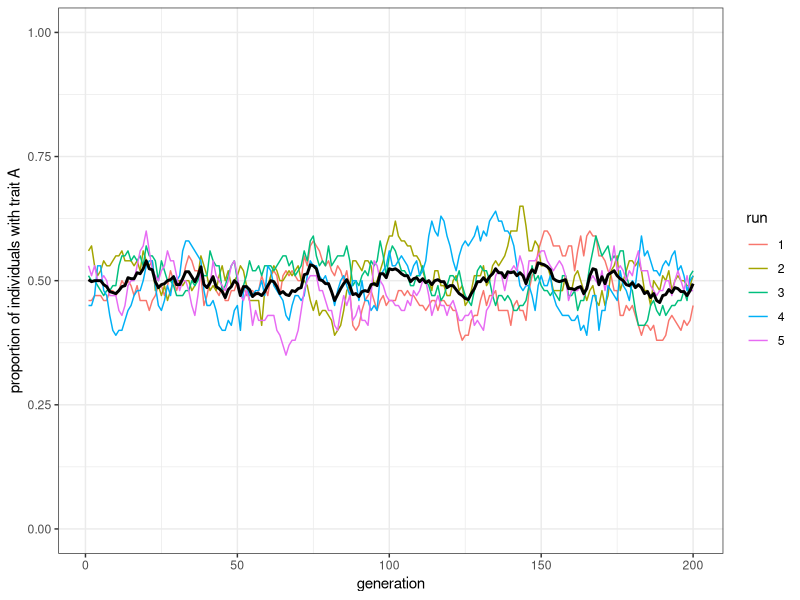
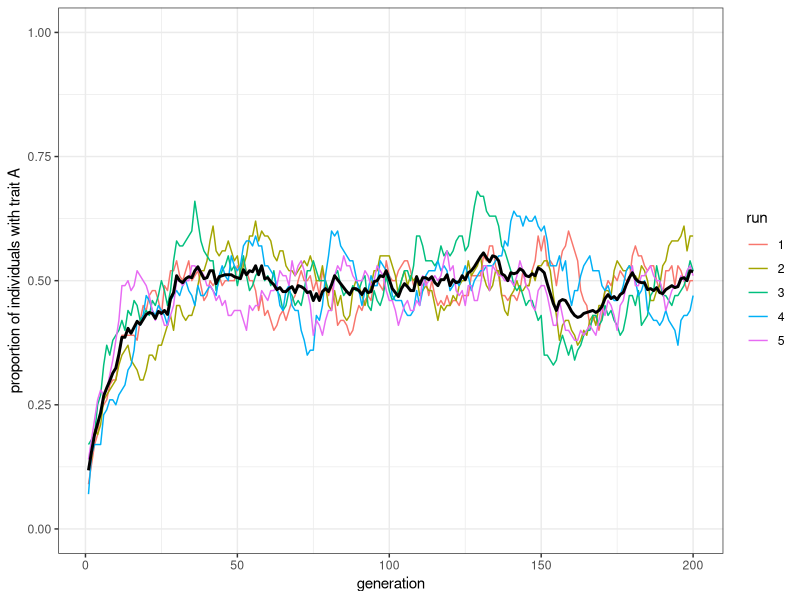
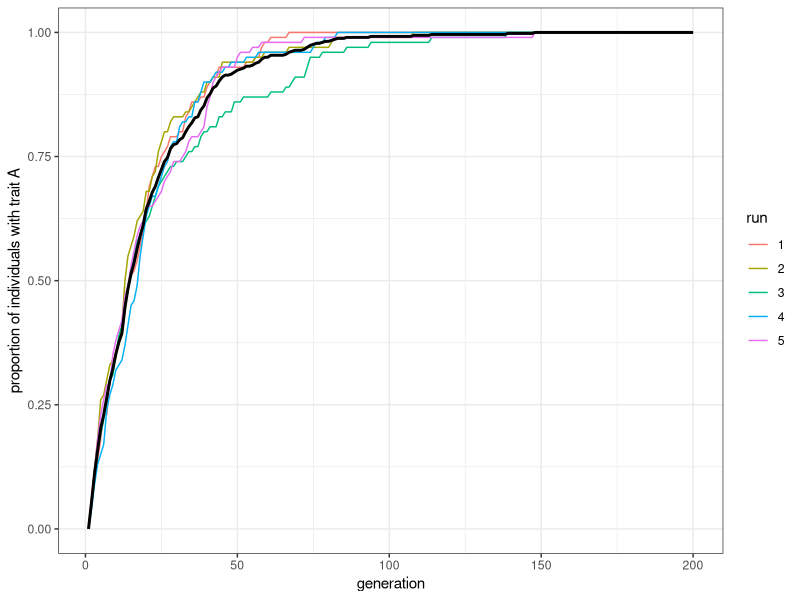
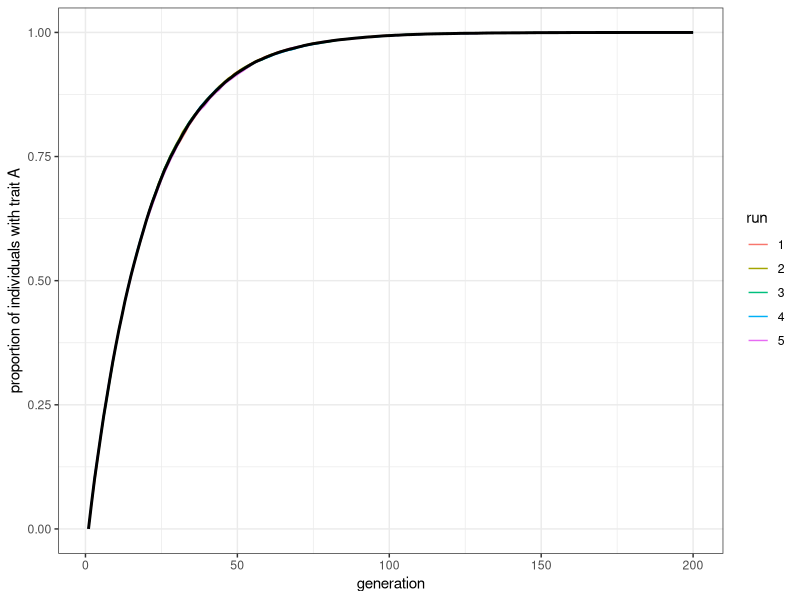
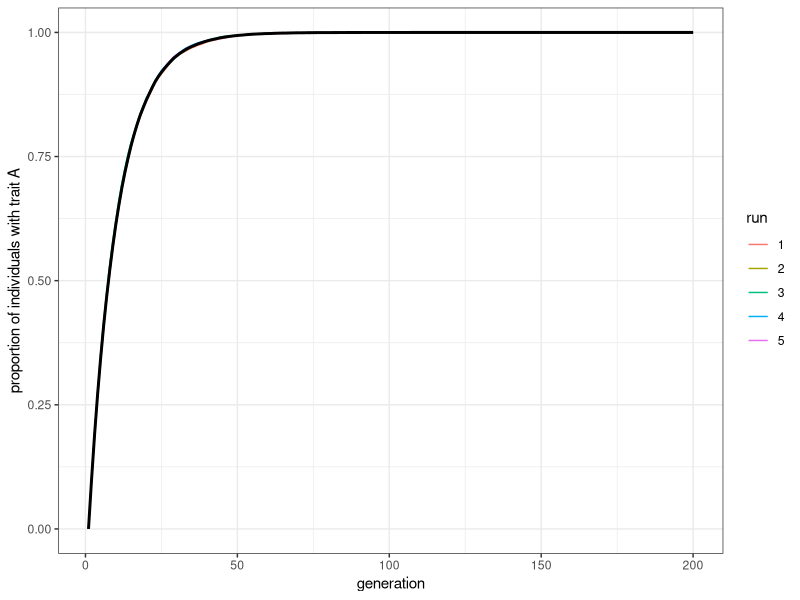

These figures' R source, in order:
## ---- chunk 1
library(tidyverse)

model_unbiased_mutation <- function(
  population_size,
  initial_proportion_of_trait_a,
  mutation_rate, 
  generations,
  runs) {
  output <- tibble(
    run = factor(), 
    generation = numeric(), 
    proportion_of_trait_a = numeric()
  )
  for (run in 1:runs) {
    # 1回の試行の結果を保管するtibbleを初期化
    output_single_run <- tibble(
      run = rep(run, generations) |> as.factor(), 
      generation = 1:generations, 
      proportion_of_trait_a = rep(NA, generations)
    )
    # 第1世代
    population <- sample(
      c("A", "B"), 
      population_size, replace = TRUE, 
      prob = c(initial_proportion_of_trait_a, 1 - initial_proportion_of_trait_a)
    )
    # 第1世代のproportion_of_trait_aを計算
    proportion_of_trait_a <- sum(population == "A") / population_size
    output_single_run$proportion_of_trait_a[1] <- proportion_of_trait_a
    for (generation in 2:generations) {
      # 前タイムステップまでのpopulationベクトルをprevious_populationに移し替える
      previous_population <- population
      # 変異する個人('mutant')を決める
      is_mutant <- sample(
        c(TRUE, FALSE), 
        population_size, 
        prob = c(mutation_rate, 1 - mutation_rate),
        replace = TRUE
      )
      # is_mutantがTRUEであるスロットの形質がもしAならBに、もしBならAにする
      population[is_mutant] <- population[is_mutant] |> recode(A = "B", B = "A")
      # proportion_of_trait_aを計算し、tibbleのうち
      # proportion_of_trait_a列のgeneration行目に格納する
      output_single_run$proportion_of_trait_a[generation] <- 
      sum(population == "A") / population_size
    }
    # output tibbleの一番下に今回の試行の結果をbind_rows()関数で付け加える
    output <- bind_rows(output, output_single_run)
  }
  # 全試行の結果がひとつのoutputというtibbleに集約されたので、それを返り値としてエクスポートする
  output
}
## ---- chunk 2
plot_multiple_runs <- function(data) {
  ggplot(data = data, aes(x = generation, y = proportion_of_trait_a)) +
    geom_line(aes(colour = run)) +
    stat_summary(fun = mean, geom = "line", size = 1) +
    ylim(c(0, 1)) +
    theme_bw() +
    ylab("proportion of individuals with trait A")
}
## ---- chunk 3
model_unbiased_mutation(
  population_size = 100, 
  generations = 200, 
  runs = 5, 
  initial_proportion_of_trait_a = 0.5, 
  mutation_rate = 0.05) |>
  plot_multiple_runs()
## ---- chunk 4
model_unbiased_mutation(
  population_size = 100, 
  generations = 200, 
  runs = 5, 
  initial_proportion_of_trait_a = 0.1, 
  mutation_rate = 0.05) |>
  plot_multiple_runs()
## ---- chunk 5
model_biased_mutation <- function(
  population_size,
  generations,
  runs, 
  initial_proportion_of_trait_a,
  mutation_rate_biased) {
  output <- tibble(
    run = factor(), 
    generation = numeric(), 
    proportion_of_trait_a = numeric()
  )
  for (run in 1:runs) {
    # 1回の試行の結果を保管するtibbleを初期化
    output_single_run <- tibble(
      run = rep(run, generations) |> as.factor(), 
      generation = 1:generations, 
      proportion_of_trait_a = rep(NA, generations)
    )
    # 第1世代
    population <- sample(
      c("A", "B"), 
      population_size, replace = TRUE, 
      prob = c(initial_proportion_of_trait_a, 1 - initial_proportion_of_trait_a)
    )
    # 第1世代のproportion_of_trait_aを計算
    proportion_of_trait_a <- sum(population == "A") / population_size
    output_single_run$proportion_of_trait_a[1] <- proportion_of_trait_a
    for (generation in 2:generations) {
      # 前タイムステップまでのpopulationベクトルをprevious_populationに移し替える
      previous_population <- population
      # 変異する個人('mutant')を決める
      is_mutant <- sample(
        c(TRUE, FALSE), 
        population_size, 
        prob = c(mutation_rate_biased, 1 - mutation_rate_biased),
        replace = TRUE
      )
      # is_mutantがTRUEであるスロットの形質をすべてAにする
      population[is_mutant] <- "A"
      # proportion_of_trait_aを計算し、tibbleのうち
      # proportion_of_trait_a列のgeneration行目に格納する
      output_single_run$proportion_of_trait_a[generation] <- 
      sum(population == "A") / population_size
    }
    # output tibbleの一番下に今回の試行の結果をbind_rows()関数で付け加える
    output <- bind_rows(output, output_single_run)
  }
  # 全試行の結果がひとつのoutputというtibbleに集約されたので、それを返り値としてエクスポートする
  output
}
## ---- chunk 6
model_biased_mutation(
  population_size = 100, 
  generations = 200, 
  runs = 5, 
  initial_proportion_of_trait_a = 0,
  mutation_rate_biased = 0.05) |> 
  plot_multiple_runs()
## ---- chunk 7
model_biased_mutation(
  population_size = 10000, 
  generations = 200, 
  runs = 5, 
  initial_proportion_of_trait_a = 0,
  mutation_rate_biased = 0.05) |> 
  plot_multiple_runs()
## ---- chunk 8
model_biased_mutation(
  population_size = 10000, 
  generations = 200, 
  runs = 5, 
  initial_proportion_of_trait_a = 0,
  mutation_rate_biased = 0.1) |> 
  plot_multiple_runs()
## ---- chunk 9
model_unbiased_mutation_truefalse <- function(
  population_size,
  generations,
  runs, 
  initial_proportion_of_trait_a,
  mutation_rate) {
  output <- tibble(
    run = factor(), 
    generation = numeric(), 
    proportion_of_trait_a = numeric()
  )
  for (run in 1:runs) {
    output_single_run <- tibble(
      run = rep(run, generations) |> as.factor(), 
      generation = 1:generations, 
      proportion_of_trait_a = rep(NA, generations)
    )
    population <- sample(
      c(TRUE, FALSE), # 変更点
      population_size, replace = TRUE, 
      prob = c(initial_proportion_of_trait_a, 1 - initial_proportion_of_trait_a)
    ) 
    proportion_of_trait_a <- sum(population) / population_size # 変更点
    output_single_run$proportion_of_trait_a[1] <- proportion_of_trait_a
    for (generation in 2:generations) {
      previous_population <- population
      is_mutant <- sample(
        c(TRUE, FALSE), 
        population_size, 
        prob = c(mutation_rate, 1 - mutation_rate),
        replace = TRUE
      )
      population[is_mutant] <- !population[is_mutant]  # 変更点
      output_single_run$proportion_of_trait_a[generation] <- 
        sum(population) / population_size # 変更点
    }
    output <- bind_rows(output, output_single_run)
  }
  output
}
